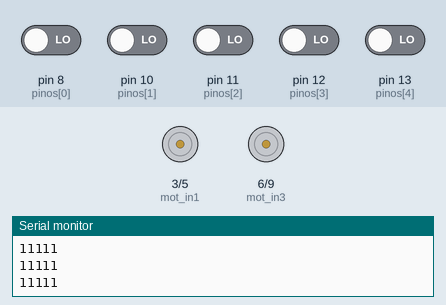
Simulated run of this sketch. Board: Arduino Uno, built with avr-gcc and run on an emulated ATmega328P. Parts: motor-driver pin pairs drawn as motors (green arrow = first pin HIGH = forward, orange = second pin HIGH = backward, longer = more drive), the last lines printed to the serial monitor. The test bench sets the inputs (shaded band); at power-on: pin 8 (pinos[0]), pin 10 (pinos[1]), pin 11 (pinos[2]), pin 12 (pinos[3]), pin 13 (pinos[4]) LOW.

Above: at 1.2 s.
1.3 s: pin 8 (pinos[0]) driven HIGH
At 1.6 s:
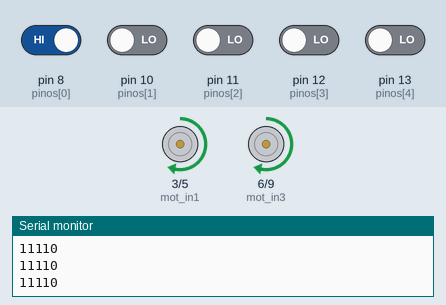
2.8 s: pin 13 (pinos[4]) driven HIGH
At 3.9 s:
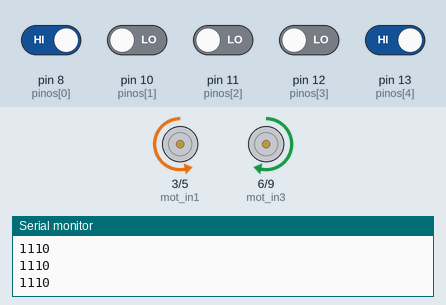
4.3 s: pin 12 (pinos[3]) driven HIGH
At 5.2 s:
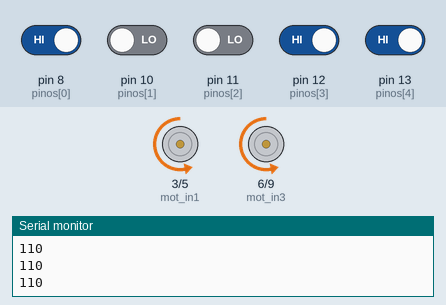
5.8 s: pin 10 (pinos[1]) driven HIGH
At 6.2 s:
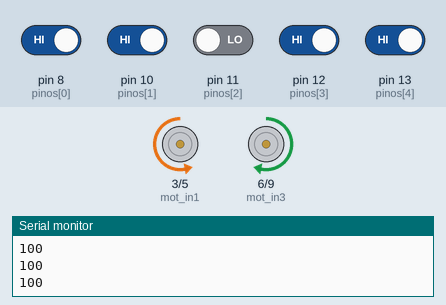
7.3 s: pin 10 (pinos[1]) driven LOW
At 8.5 s:
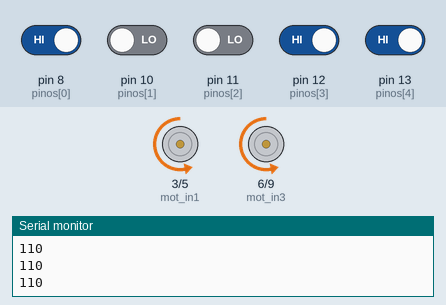
8.8 s: pin 12 (pinos[3]) driven LOW
At 9.8 s:
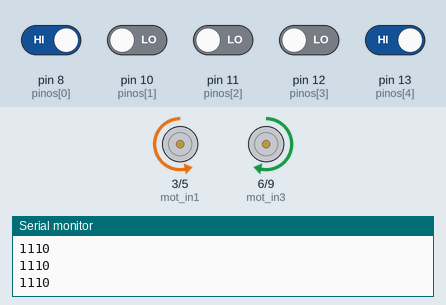
Timing chart, 0 to 11.3 s (numbered marks = the images above; inputs shaded):
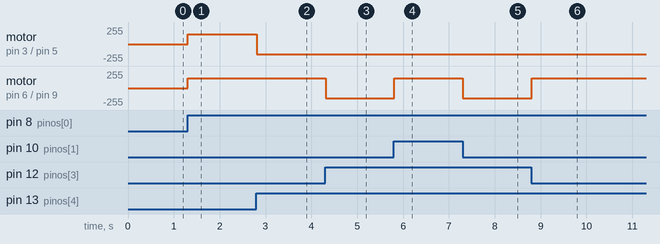

Measured:
- after the input at 1.3 s, motor on pin 3 (mot_in1) / pin 5 (mot_in2), motor on pin 6 (mot_in3) / pin 9 (mot_in4): stopped → forward 150/255 at once
- after the input at 2.8 s, motor on pin 3 (mot_in1) / pin 5 (mot_in2): forward 150/255 → backward 150/255 at once
- after the input at 4.3 s, motor on pin 6 (mot_in3) / pin 9 (mot_in4): forward 150/255 → backward 150/255 at once
- after the input at 5.8 s, motor on pin 6 (mot_in3) / pin 9 (mot_in4): backward 150/255 → forward 150/255 at once
- after the input at 7.3 s, motor on pin 6 (mot_in3) / pin 9 (mot_in4): forward 150/255 → backward 150/255 at once
- after the input at 8.8 s, motor on pin 6 (mot_in3) / pin 9 (mot_in4): backward 150/255 → forward 150/255 at once

The sketch:

5_sensores.ino
```cpp
/* Incluindo as bibliotecas necessarias para o Oled
#include <Adafruit_GFX.h>
#include <Wire.h>
#include <Adafruit_SSD1306.h>
*/

// Definindo as portas dos sensores e da portas H
#define s_oeste 8    // rosa, OUT1
#define s_noroeste 10 // amarelo, OUT2
#define s_norte 11    // azul, OUT4
#define s_nordeste 12 // vermelho, OUT3
#define s_leste 13    // marrom, OUT5

// Motor 1 = esquerda; Motor 2 = direita
#define mot_in1 3  // preto, esquerda, tras
#define mot_in2 5  // laranja, esquerda, frente
#define mot_in3 6  // branco, direita, frente
#define mot_in4 9 // amarelo, direita, tras

// Usando array para colocar todos os pinos, coloquei os sensores invertido por causa do BitSwift em baixo
int pinos[] = {8, 10, 11, 12, 13, 9, 6, 5, 3};

int j = 150;

/* Configurando o display, criando classe chamado dis com as especificações do display
Adafruit_SSD1306 dis(128, 64, &Wire, -1);
*/

void setup()
{
  // Colocando os sensores como INPUT, e o resto como OUTPUT
  for (int i = 0; i < 5; i++)
    pinMode(pinos[i], INPUT);
  for (int i = 5; i < 9; i++)
    pinMode(pinos[i], OUTPUT);
  Serial.begin(9600);
/*
  dis.begin(SSD1306_SWITCHCAPVCC, 0x3C); // Inicio de qualquer display, o medelo do Oled é SSD1306, "0x3c" é inmudavel
  dis.clearDisplay();                    // Limpar o display, tambem inicio de qualquer display
  dis.setTextSize(3);                    // Colocando a fonte do tamanho
  dis.setTextColor(WHITE);               // Colocando a cor do texto
  dis.setCursor(0, 0);                   // Escolhendo onde usar o cursor (quando dar clear ele coloca automaticamente no 0,0)
 */
}
/*
float div(uint8_t A0) {
  float total=0;
  for (int i = 0; i < 12; i++){
    total += 1.0 * analogRead(A0);
    delay(5);
  }
  return total / (float)12;
}
*/

// Inicio das funções, para cada caso, totalizando 6 funções diferente
void mot1_anti(int velo) // Função para o motor da esquerda girar no sentido anti horario com a velocidade variavel
{
  analogWrite(mot_in1, velo);
  analogWrite(mot_in2, 0);
}
void mot1_hor(int velo) // Função para o motor da esquerda girar no sentido horario com a velocidade variavel
{
  analogWrite(mot_in1, 0);
  analogWrite(mot_in2, velo);
}
void mot1_par() // Função para o motor da esquerda ficar parado
{
  analogWrite(mot_in1, 0);
  analogWrite(mot_in2, 0);
}

void mot2_anti(int velo) // Função para o motor da direita girar no sentido anti horario com a velocidade variavel
{
  analogWrite(mot_in3, 0);
  analogWrite(mot_in4, velo);
}
void mot2_hor(int velo) // Função para o motor da direita girar no sentido horario com a velocidade variavel
{
  analogWrite(mot_in3, velo);
  analogWrite(mot_in4, 0);
}
void mot2_par() // Função para o motor da direita ficar parado
{
  analogWrite(mot_in3, 0);
  analogWrite(mot_in4, 0);
}

void loop()
{
  /*
  dis.print("O\tNO\tN\tNE\tE");
  for (int i = 0; i < 5; i++)
  {
    dis.print(pinos[i]);
    dis.print("\t");
  }
  dis.display();
  */
  /*
  float tensaoA0 = (div(A0) * 5) / 1024.0;
  tensaoA0 *= 8.4;
  Serial.print("Tensão: ");
  Serial.println(tensaoA0);
  */

  byte leitura = 0; // Definir sempre 0 quando definir algo como o for abaixo
  for (int i = 0; i < 5; i++)
    leitura |= digitalRead(pinos[i]) << i; // Colocando as entrada da tabela da verdade usando um bitshift automatico
  leitura = (~leitura) & (0b00011111); // Colocando um inversor para que funcione com a tabela da verdade, AND uma mascara para ir so os bits que eu quero
  Serial.println(leitura, BIN);

  // Condições que usa a tabela da verdade, consultar para ver
  if (leitura == 0b00000) // Condição 1
  {
    mot1_hor(j);
    mot2_hor(j);
  }
  else if (leitura == 0b00001) // Condição 2
  {
    mot1_hor(j);
    mot2_anti(j);
  }
  else if (leitura == 0b00010) // Condição 3
  {
    mot1_hor(j);
    mot2_anti(j);
  }
  else if (leitura == 0b00011) // Condição 4
  {
    mot1_hor(j);
    mot2_anti(j);
  }
  else if (leitura == 0b00100) // Condição 5
  {
    mot1_hor(j);
    mot2_hor(j);
  }
  else if (leitura == 0b00101) // Condição 6
  {
  }
  else if (leitura == 0b00110) // Condição 7
  {
    mot1_hor(j);
    mot2_anti(j);
  }
  else if (leitura == 0b00111) // Condição 8
  {
    mot1_hor(j); // Ver. frente
    mot2_anti(j);
  }
  else if (leitura == 0b01000) // Condição 9
  {
    mot1_anti(j);
    mot2_hor(j);
  }
  else if (leitura == 0b01001) // Condição 10
  {
    mot1_anti(j);
    mot2_hor(j);
  }
  else if (leitura == 0b01010) // Condição 11
  {
    mot1_hor(j);
    mot2_hor(j);
  }
  else if (leitura == 0b01011) // Condição 12
  {
    mot1_hor(j);
    mot2_anti(j);
  }
  else if (leitura == 0b01100) // Condição 13
  {
    mot1_anti(j);
    mot2_hor(j);
  }
  else if (leitura == 0b01101) // Condição 14
  {
  }
  else if (leitura == 0b01110) // Condição 15
  {
    mot1_hor(j);
    mot2_hor(j);
  }
  else if (leitura == 0b01111) // Condição 16
  {
    mot1_hor(j);
    mot2_anti(j);
  }
  else if (leitura == 0b10000) // Condição 17
  {
    mot1_anti(j);
    mot2_hor(j);
  }
  else if (leitura == 0b10001) // Condição 18
  {

  }
  else if (leitura == 0b10010) // Condição 19
  {
    mot1_hor(j);
    mot2_anti(j);
  }
  else if (leitura == 0b10011) // Condição 20
  {
    mot1_hor(j);
    mot2_anti(j);
  }
  else if (leitura == 0b10100) // Condição 21
  {
    mot1_hor(j);
    mot2_hor(j);
  }
  else if (leitura == 0b10101) // Condição 22
  {
    mot1_hor(j);
    mot2_hor(j);
  }
  else if (leitura == 0b10110) // Condição 23
  {
  }
  else if (leitura == 0b10111) // Condição 24
  {
    mot1_hor(j);
    mot2_anti(j);
  }
  else if (leitura == 0b11000) // Condição 25
  {
    mot1_anti(j);
    mot2_hor(j);
  }
  else if (leitura == 0b11001) // Condição 26
  {
    mot1_anti(j);
    mot2_hor(j);
  }
  else if (leitura == 0b11010) // Condição 27
  {
    mot1_anti(j);
    mot2_hor(j);
  }
  else if (leitura == 0b11011) // Condição 28
  {
  }
  else if (leitura == 0b11100) // Condição 29
  {
    mot1_anti(j);
    mot2_hor(j);
  }
  else if (leitura == 0b11101) // Condição 30
  {
    mot1_anti(j);
    mot2_hor(j);
  }
  else if (leitura == 0b11110) // Condição 31
  {
    mot1_anti(j);
    mot2_hor(j);
  }
  else if (leitura == 0b11111) // Condição 32
  {

  }
}

/***********************************************
Tem que ajeitar a tabela da verdade
// 0b00100. ~0b00000100 & 0b00011111
// x & 1 = x; x & 0 = 0;

https://circuitdigest.com/microcontroller-projects/arduino-uno-line-follower-robot
***********************************************/

/***************************
int che_d(int vel0, int vel1, int temp)
{
bool res = false;
byte leitura;
delay(500);
mot_hor(vel0);
mot_anti(vel1);
delay(temp);
mot_par();
mot_par();
for(int i = 0; i < 5; i++) leitura |= digitalRead(pinos[i]) << i;
return leitura;
res = !res;
mot_anti(vel0);
mot_hor(vel1);
delay(temp);
}

byte leitura;
bool res;
if(res = false)
{
  byte leitura = 0; //Definir sempre 0 quando definir algo como o for abaixo
for(int i = 0; i < 5; i++) leitura |= digitalRead(pinos[i]) << i; //Colocando as entrada da tabela da verdade usando um bitshift automatico
}
******************************/
```
